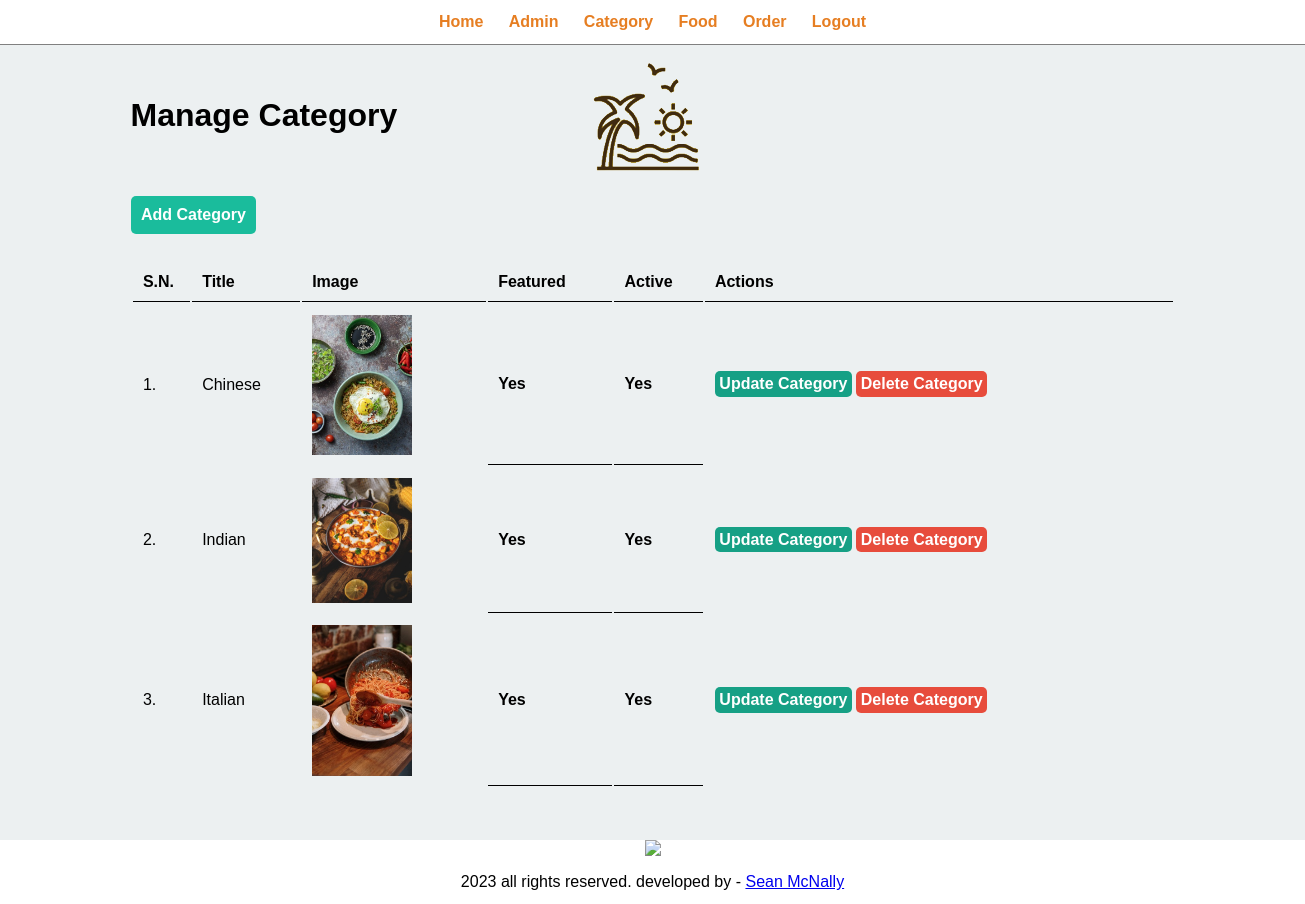
The page /admin/manage-category.php on the database its author committed.
### tables this page shows
CREATE TABLE `tbl_category` (
  `id` int(10) UNSIGNED NOT NULL,
  `title` varchar(100) NOT NULL,
  `image_name` varchar(255) DEFAULT NULL,
  `featured` varchar(10) NOT NULL,
  `active` varchar(10) NOT NULL
);

### admin/manage-category.php (the view, shortened to what this page needs)
<?php include('partials/menu.php');  ?>
<div class="main-content">
    <div class="wrapper">
        <h1>Manage Category</h1>
                <br /><br />
                <br><br>
                <a href="<?php echo SITEURL; ?>admin/add-category.php" class="btn-primary">Add Category</a>
               <br /><br /><br />
               <table class="tbl-full">
                    <tr>
                        <th>S.N.</th>
                        <th>Title</th>
                        <th>Image</th>
                        <th>Featured</th>
                        <th>Active</th>
                        <th>Actions</th>
                    </tr>
                    <?php
                        $sql = "SELECT * FROM tbl_category";
                        $res = mysqli_query($conn, $sql);
                        $count = mysqli_num_rows($res);
                        $sn=1;
                        if($count>0)
                        {
                            while($row=mysqli_fetch_assoc($res))
                            {
                                $id = $row['id'];
                                $title = $row['title'];
                                $image_name = $row['image_name'];
                                $featured = $row['featured'];
                                $active = $row['active'];
                                ?>
                                <tr>
                                    <td><?php echo $sn++ ?>.</td>
                                    <td><?php echo $title; ?></td>
                                    <td>
                                        <?php
                                            if($image_name!="")
                                            {
                                                ?>
                                                <img src="<?php echo SITEURL; ?>images/category/<?php echo $image_name; ?>" width="100px">
                                                <?php
                                            }
                                            else
                                            {
                                                echo "<div class='error'>No Image Availible</div>";
                                            }
                                        ?>
                                    </td>
                                    <th><?php echo $featured; ?></th>
                                    <th><?php echo $active; ?></th>
                                    <td>
                                        <a href="<?php echo SITEURL; ?>admin/update-category.php?id=<?php echo $id; ?>" class="btn-secondary">Update Category</a>
                                        <a href="<?php echo SITEURL; ?>admin/delete-category.php?id=<?php echo $id; ?>&image_name=<?php echo $image_name; ?>" class="btn-danger">Delete Category</a>
                                    </td>
                                </tr>
                                <?php
                            }
                        }
                        else
                        {
                            ?>
                            <tr>
                                <td colspan="6"><div class="error">No Category Added</div></td>
                            </tr>
                            <?php
                        }
                    ?>
               </table>
    </div>
</div>
<?php include('partials/footer.php'); ?>

### css/admin.css (style rules this page uses)
* { margin: 0; padding: 0; font-family: Arial, Helvetica, sans-serif; }
.wrapper { padding: 1%; width: 80%; margin: 0 auto; }
.tbl-full { width: 100%; }
table tr th { border-bottom: 1px solid black; padding: 1%; text-align: left; }
table tr td { padding: 1%; }
.btn-primary { background-color: #1abc9c; padding: 1%; color: white; text-decoration: none; font-weight: bold; }
.btn-primary { border-radius: 5px; }
.btn-secondary { background-color: #16a085; padding: 1%; color: white; text-decoration: none; font-weight: bold; }
.btn-secondary { border-radius: 5px; }
.btn-danger { background-color: #e74c3c; padding: 1%; color: white; text-decoration: none; font-weight: bold; }
.btn-danger { border-radius: 5px; }
.main-content { background-color: #ecf0f1; padding: 3% 0; }

### rows shown on the page
tbl_category: title "Chinese", image_name (picture), featured "Yes", active "Yes"
tbl_category: title "Indian", image_name (picture), featured "Yes", active "Yes"
tbl_category: title "Italian", image_name (picture), featured "Yes", active "Yes"
